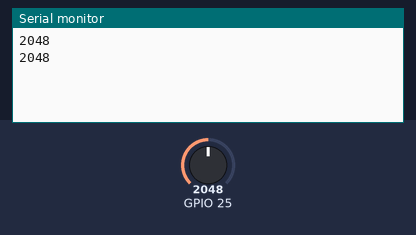
Recording of a sketch running on a simulated ESP32. Shown: the last lines printed to the serial monitor. The test bench sets the inputs (shaded band); at power-on: GPIO 25 = 2048.

Above: at 1.8 s.
1.9 s: GPIO 25 set to 2866
At 2.7 s:
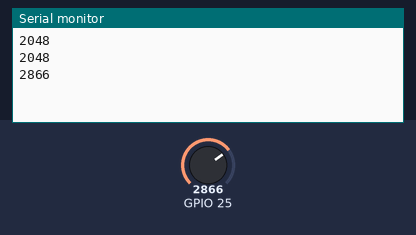
3.4 s: GPIO 25 set to 3603
At 4.8 s:
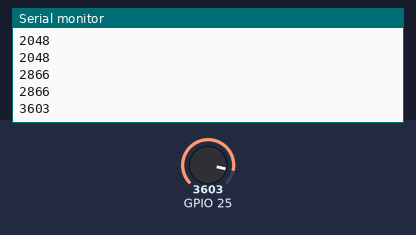
Timing chart, 0 to 6.4 s (numbered marks = the images above; inputs shaded):
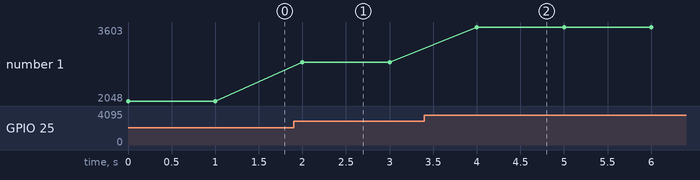

The sketch:

analog_test.ino
```cpp
void setup() {
  // put your setup code here, to run once:
  Serial.begin(9600);
}

void loop() {
  // put your main code here, to run repeatedly:
  int val = 0;
  val = analogRead(25);
  Serial.println(val);
  delay(1000);
}
```

Measured:
- after the input at 1.9 s, the serial monitor: prints a new line after 0.10 s (image 1)
- after the input at 3.4 s, the serial monitor: prints a new line after 0.60 s (image 2)
- plotted number 1: 2048 → 2866 after the input at 1.9 s, 2866 → 3603 after the input at 3.4 s
